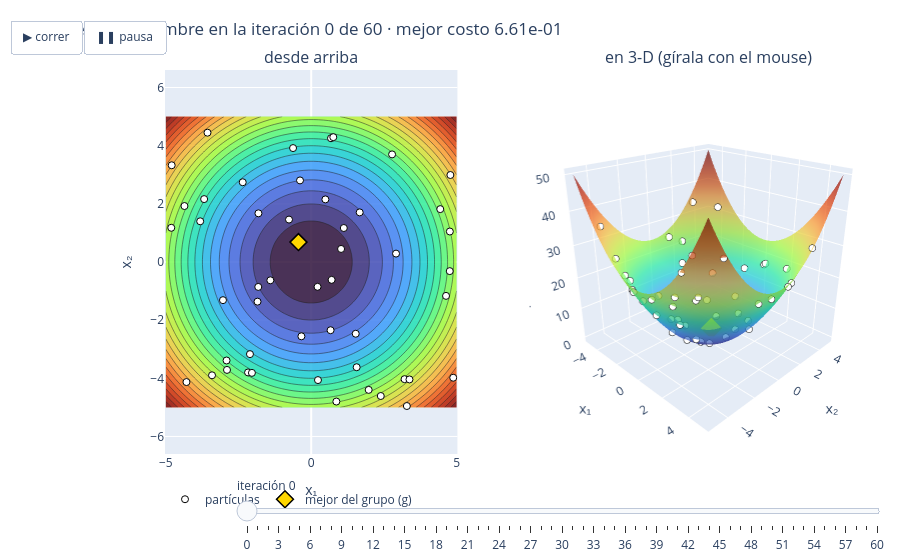

This figure's notebook cell:
### Markdown cell above
👀 **El enjambre en movimiento.** La misma corrida de arriba (misma semilla), pero guardando dónde está cada partícula en cada iteración. Dale **▶ correr** o mueve la barra: a la izquierda, desde arriba; a la derecha, en 3-D (puedes **girarla** mientras corre). Fíjate cómo el enjambre empieza disperso, **explorando**, y se contrae hacia (0, 0), **explotando**. Bastan las primeras 60 iteraciones: después todas están encimadas en el fondo.

### Code cell
np.random.seed(0)                       # la misma semilla de arriba: es la misma corrida
H, H_costo, H_g = hidra.registrar_pso(problem, MaxIter = 60, PopSize = 50, c1 = 1.5, c2 = 2, w = 1, wdamp = 0.995)   # guarda cada iteración
hidra.animar_enjambre_interactivo(H, H_costo, H_g, Sphere, lim = (-5, 5), nombre = 'Sphere')   # ▶ para correr; se gira con el mouse

### Figure 1 — Plotly figure (JSON) as saved in the notebook; plotly's stock layout.template omitted (floating-point values rounded to 4 significant figures; data arrays with more than 128 entries replaced by an {"elided": "..."} marker saying what was removed)
{"data": [{"colorscale": [[0.0, "#30123b"], [0.07143, "#4145ab"], [0.1429, "#4675ed"], [0.2143, "#39a2fc"], [0.2857, "#1bcfd4"], [0.3571, "#24eca6"], [0.4286, "#61fc6c"], [0.5, "#a4fc3b"], [0.5714, "#d1e834"], [0.6429, "#f3c63a"], [0.7143, "#fe9b2d"], [0.7857, "#f36315"], [0.8571, "#d93806"], [0.9286, "#b11901"], [1.0, "#7a0402"]], "ncontours": 25, "opacity": 0.85, "showscale": false, "type": "contour", "x": [-5.0, -4.831, -4.661, -4.492, -4.322, -4.153, -3.983, -3.814, -3.644, -3.475, -3.305, -3.136, -2.966, -2.797, -2.627, -2.458, -2.288, -2.119, -1.949, -1.78, -1.61, -1.441, -1.271, -1.102, -0.9322, -0.7627, -0.5932, -0.4237, -0.2542, -0.08475, 0.08475, 0.2542, 0.4237, 0.5932, 0.7627, 0.9322, 1.102, 1.271, 1.441, 1.61, 1.78, 1.949, 2.119, 2.288, 2.458, 2.627, 2.797, 2.966, 3.136, 3.305, 3.475, 3.644, 3.814, 3.983, 4.153, 4.322, 4.492, 4.661, 4.831, 5.0], "xaxis": "x", "y": [-5.0, -4.831, -4.661, -4.492, -4.322, -4.153, -3.983, -3.814, -3.644, -3.475, -3.305, -3.136, -2.966, -2.797, -2.627, -2.458, -2.288, -2.119, -1.949, -1.78, -1.61, -1.441, -1.271, -1.102, -0.9322, -0.7627, -0.5932, -0.4237, -0.2542, -0.08475, 0.08475, 0.2542, 0.4237, 0.5932, 0.7627, 0.9322, 1.102, 1.271, 1.441, 1.61, 1.78, 1.949, 2.119, 2.288, 2.458, 2.627, 2.797, 2.966, 3.136, 3.305, 3.475, 3.644, 3.814, 3.983, 4.153, 4.322, 4.492, 4.661, 4.831, 5.0], "yaxis": "y", "z": {"elided": "60x60 float values"}}, {"marker": {"color": "white", "line": {"color": "black", "width": 1}, "size": 7}, "mode": "markers", "name": "partículas", "type": "scatter", "x": [0.4881, 1.028, -0.7635, -0.6241, 4.637, 2.917, 0.6804, -4.29, -4.798, 2.782, 4.786, -0.3852, -3.817, -3.566, 0.2185, -2.354, -0.4385, -4.812, 1.121, 4.437, -1.405, 1.976, 1.668, -2.896, -1.846, 0.702, 4.884, -2.911, 1.531, -0.3369, -3.41, 1.563, -3.034, 3.21, 3.379, 4.765, 4.768, 2.393, -2.172, -2.039, -1.82, -4.359, 0.666, 0.2325, 0.7595, -1.814, -3.682, -2.106, 0.8651, 3.289], "xaxis": "x", "y": [2.152, 0.4488, 1.459, 3.918, -1.166, 0.2889, 4.256, -4.129, 3.326, 3.7, 2.992, 2.805, 1.399, 4.447, -0.8534, 2.742, 0.6843, 1.176, 1.169, 1.818, -0.6297, -4.398, 1.706, -3.711, -1.363, -0.614, -3.98, -3.387, -2.467, -2.556, -3.896, -3.618, -1.313, -4.029, -4.039, -0.3135, 1.048, -4.608, -3.798, -3.813, -0.8574, 1.925, -2.346, -4.061, 4.293, 1.674, 2.163, -3.168, -4.799, -4.953], "yaxis": "y"}, {"marker": {"color": "gold", "line": {"color": "black", "width": 1.5}, "size": 13, "symbol": "diamond"}, "mode": "markers", "name": "mejor del grupo (g)", "type": "scatter", "x": [-0.4385], "xaxis": "x", "y": [0.6843], "yaxis": "y"}, {"colorscale": [[0.0, "#30123b"], [0.07143, "#4145ab"], [0.1429, "#4675ed"], [0.2143, "#39a2fc"], [0.2857, "#1bcfd4"], [0.3571, "#24eca6"], [0.4286, "#61fc6c"], [0.5, "#a4fc3b"], [0.5714, "#d1e834"], [0.6429, "#f3c63a"], [0.7143, "#fe9b2d"], [0.7857, "#f36315"], [0.8571, "#d93806"], [0.9286, "#b11901"], [1.0, "#7a0402"]], "opacity": 0.7, "scene": "scene", "showscale": false, "type": "surface", "x": {"elided": "60x60 float values"}, "y": {"elided": "60x60 float values"}, "z": {"elided": "60x60 float values"}}, {"marker": {"color": "white", "line": {"color": "black", "width": 1}, "size": 4}, "mode": "markers", "scene": "scene", "showlegend": false, "type": "scatter3d", "x": [0.4881, 1.028, -0.7635, -0.6241, 4.637, 2.917, 0.6804, -4.29, -4.798, 2.782, 4.786, -0.3852, -3.817, -3.566, 0.2185, -2.354, -0.4385, -4.812, 1.121, 4.437, -1.405, 1.976, 1.668, -2.896, -1.846, 0.702, 4.884, -2.911, 1.531, -0.3369, -3.41, 1.563, -3.034, 3.21, 3.379, 4.765, 4.768, 2.393, -2.172, -2.039, -1.82, -4.359, 0.666, 0.2325, 0.7595, -1.814, -3.682, -2.106, 0.8651, 3.289], "y": [2.152, 0.4488, 1.459, 3.918, -1.166, 0.2889, 4.256, -4.129, 3.326, 3.7, 2.992, 2.805, 1.399, 4.447, -0.8534, 2.742, 0.6843, 1.176, 1.169, 1.818, -0.6297, -4.398, 1.706, -3.711, -1.363, -0.614, -3.98, -3.387, -2.467, -2.556, -3.896, -3.618, -1.313, -4.029, -4.039, -0.3135, 1.048, -4.608, -3.798, -3.813, -0.8574, 1.925, -2.346, -4.061, 4.293, 1.674, 2.163, -3.168, -4.799, -4.953], "z": [4.869, 1.257, 2.711, 15.74, 22.86, 8.594, 18.58, 35.45, 34.08, 21.43, 31.86, 8.018, 16.53, 32.49, 0.776, 13.06, 0.6606, 24.54, 2.624, 23.0, 2.37, 23.25, 5.693, 22.16, 5.264, 0.8697, 39.69, 19.95, 8.431, 6.645, 26.81, 15.54, 10.93, 26.54, 27.73, 22.8, 23.83, 26.96, 19.14, 18.69, 4.048, 22.7, 5.948, 16.54, 19.01, 6.094, 18.24, 14.47, 23.78, 35.35]}, {"marker": {"color": "gold", "size": 7, "symbol": "diamond"}, "mode": "markers", "scene": "scene", "showlegend": false, "type": "scatter3d", "x": [-0.4385], "y": [0.6843], "z": [0.6606]}], "layout": {"annotations": [{"font": {"size": 16}, "showarrow": false, "text": "desde arriba", "x": 0.2025, "xanchor": "center", "xref": "paper", "y": 1.0, "yanchor": "bottom", "yref": "paper"}, {"font": {"size": 16}, "showarrow": false, "text": "en 3-D (gírala con el mouse)", "x": 0.7525, "xanchor": "center", "xref": "paper", "y": 1.0, "yanchor": "bottom", "yref": "paper"}], "height": 560, "legend": {"orientation": "h", "x": 0.0, "y": -0.08}, "margin": {"b": 10, "l": 10, "r": 10, "t": 70}, "scene": {"camera": {"eye": {"x": 1.6, "y": -1.6, "z": 1.0}}, "domain": {"x": [0.505, 1.0], "y": [0.0, 1.0]}, "xaxis": {"title": {"text": "x₁"}}, "yaxis": {"title": {"text": "x₂"}}, "zaxis": {"title": {"text": "Sphere(x)"}}}, "sliders": [{"active": 0, "currentvalue": {"prefix": "iteración "}, "len": 0.9, "steps": [{"args": [["0"], {"frame": {"duration": 0, "redraw": true}, "mode": "immediate"}], "label": "0", "method": "animate"}, {"args": [["1"], {"frame": {"duration": 0, "redraw": true}, "mode": "immediate"}], "label": "1", "method": "animate"}, {"args": [["2"], {"frame": {"duration": 0, "redraw": true}, "mode": "immediate"}], "label": "2", "method": "animate"}, {"args": [["3"], {"frame": {"duration": 0, "redraw": true}, "mode": "immediate"}], "label": "3", "method": "animate"}, {"args": [["4"], {"frame": {"duration": 0, "redraw": true}, "mode": "immediate"}], "label": "4", "method": "animate"}, {"args": [["5"], {"frame": {"duration": 0, "redraw": true}, "mode": "immediate"}], "label": "5", "method": "animate"}, {"args": [["6"], {"frame": {"duration": 0, "redraw": true}, "mode": "immediate"}], "label": "6", "method": "animate"}, {"args": [["7"], {"frame": {"duration": 0, "redraw": true}, "mode": "immediate"}], "label": "7", "method": "animate"}, {"args": [["8"], {"frame": {"duration": 0, "redraw": true}, "mode": "immediate"}], "label": "8", "method": "animate"}, {"args": [["9"], {"frame": {"duration": 0, "redraw": true}, "mode": "immediate"}], "label": "9", "method": "animate"}, {"args": [["10"], {"frame": {"duration": 0, "redraw": true}, "mode": "immediate"}], "label": "10", "method": "animate"}, {"args": [["11"], {"frame": {"duration": 0, "redraw": true}, "mode": "immediate"}], "label": "11", "method": "animate"}, {"args": [["12"], {"frame": {"duration": 0, "redraw": true}, "mode": "immediate"}], "label": "12", "method": "animate"}, {"args": [["13"], {"frame": {"duration": 0, "redraw": true}, "mode": "immediate"}], "label": "13", "method": "animate"}, {"args": [["14"], {"frame": {"duration": 0, "redraw": true}, "mode": "immediate"}], "label": "14", "method": "animate"}, {"args": [["15"], {"frame": {"duration": 0, "redraw": true}, "mode": "immediate"}], "label": "15", "method": "animate"}, {"args": [["16"], {"frame": {"duration": 0, "redraw": true}, "mode": "immediate"}], "label": "16", "method": "animate"}, {"args": [["17"], {"frame": {"duration": 0, "redraw": true}, "mode": "immediate"}], "label": "17", "method": "animate"}, {"args": [["18"], {"frame": {"duration": 0, "redraw": true}, "mode": "immediate"}], "label": "18", "method": "animate"}, {"args": [["19"], {"frame": {"duration": 0, "redraw": true}, "mode": "immediate"}], "label": "19", "method": "animate"}, {"args": [["20"], {"frame": {"duration": 0, "redraw": true}, "mode": "immediate"}], "label": "20", "method": "animate"}, {"args": [["21"], {"frame": {"duration": 0, "redraw": true}, "mode": "immediate"}], "label": "21", "method": "animate"}, {"args": [["22"], {"frame": {"duration": 0, "redraw": true}, "mode": "immediate"}], "label": "22", "method": "animate"}, {"args": [["23"], {"frame": {"duration": 0, "redraw": true}, "mode": "immediate"}], "label": "23", "method": "animate"}, {"args": [["24"], {"frame": {"duration": 0, "redraw": true}, "mode": "immediate"}], "label": "24", "method": "animate"}, {"args": [["25"], {"frame": {"duration": 0, "redraw": true}, "mode": "immediate"}], "label": "25", "method": "animate"}, {"args": [["26"], {"frame": {"duration": 0, "redraw": true}, "mode": "immediate"}], "label": "26", "method": "animate"}, {"args": [["27"], {"frame": {"duration": 0, "redraw": true}, "mode": "immediate"}], "label": "27", "method": "animate"}, {"args": [["28"], {"frame": {"duration": 0, "redraw": true}, "mode": "immediate"}], "label": "28", "method": "animate"}, {"args": [["29"], {"frame": {"duration": 0, "redraw": true}, "mode": "immediate"}], "label": "29", "method": "animate"}, {"args": [["30"], {"frame": {"duration": 0, "redraw": true}, "mode": "immediate"}], "label": "30", "method": "animate"}, {"args": [["31"], {"frame": {"duration": 0, "redraw": true}, "mode": "immediate"}], "label": "31", "method": "animate"}, {"args": [["32"], {"frame": {"duration": 0, "redraw": true}, "mode": "immediate"}], "label": "32", "method": "animate"}, {"args": [["33"], {"frame": {"duration": 0, "redraw": true}, "mode": "immediate"}], "label": "33", "method": "animate"}, {"args": [["34"], {"frame": {"duration": 0, "redraw": true}, "mode": "immediate"}], "label": "34", "method": "animate"}, {"args": [["35"], {"frame": {"duration": 0, "redraw": true}, "mode": "immediate"}], "label": "35", "method": "animate"}, {"args": [["36"], {"frame": {"duration": 0, "redraw": true}, "mode": "immediate"}], "label": "36", "method": "animate"}, {"args": [["37"], {"frame": {"duration": 0, "redraw": true}, "mode": "immediate"}], "label": "37", "method": "animate"}, {"args": [["38"], {"frame": {"duration": 0, "redraw": true}, "mode": "immediate"}], "label": "38", "method": "animate"}, {"args": [["39"], {"frame": {"duration": 0, "redraw": true}, "mode": "immediate"}], "label": "39", "method": "animate"}, {"args": [["40"], {"frame": {"duration": 0, "redraw": true}, "mode": "immediate"}], "label": "40", "method": "animate"}, {"args": [["41"], {"frame": {"duration": 0, "redraw": true}, "mode": "immediate"}], "label": "41", "method": "animate"}, {"args": [["42"], {"frame": {"duration": 0, "redraw": true}, "mode": "immediate"}], "label": "42", "method": "animate"}, {"args": [["43"], {"frame": {"duration": 0, "redraw": true}, "mode": "immediate"}], "label": "43", "method": "animate"}, {"args": [["44"], {"frame": {"duration": 0, "redraw": true}, "mode": "immediate"}], "label": "44", "method": "animate"}, {"args": [["45"], {"frame": {"duration": 0, "redraw": true}, "mode": "immediate"}], "label": "45", "method": "animate"}, {"args": [["46"], {"frame": {"duration": 0, "redraw": true}, "mode": "immediate"}], "label": "46", "method": "animate"}, {"args": [["47"], {"frame": {"duration": 0, "redraw": true}, "mode": "immediate"}], "label": "47", "method": "animate"}, {"args": [["48"], {"frame": {"duration": 0, "redraw": true}, "mode": "immediate"}], "label": "48", "method": "animate"}, {"args": [["49"], {"frame": {"duration": 0, "redraw": true}, "mode": "immediate"}], "label": "49", "method": "animate"}, {"args": [["50"], {"frame": {"duration": 0, "redraw": true}, "mode": "immediate"}], "label": "50", "method": "animate"}, {"args": [["51"], {"frame": {"duration": 0, "redraw": true}, "mode": "immediate"}], "label": "51", "method": "animate"}, {"args": [["52"], {"frame": {"duration": 0, "redraw": true}, "mode": "immediate"}], "label": "52", "method": "animate"}, {"args": [["53"], {"frame": {"duration": 0, "redraw": true}, "mode": "immediate"}], "label": "53", "method": "animate"}, {"args": [["54"], {"frame": {"duration": 0, "redraw": true}, "mode": "immediate"}], "label": "54", "method": "animate"}, {"args": [["55"], {"frame": {"duration": 0, "redraw": true}, "mode": "immediate"}], "label": "55", "method": "animate"}, {"args": [["56"], {"frame": {"duration": 0, "redraw": true}, "mode": "immediate"}], "label": "56", "method": "animate"}, {"args": [["57"], {"frame": {"duration": 0, "redraw": true}, "mode": "immediate"}], "label": "57", "method": "animate"}, {"args": [["58"], {"frame": {"duration": 0, "redraw": true}, "mode": "immediate"}], "label": "58", "method": "animate"}, {"args": [["59"], {"frame": {"duration": 0, "redraw": true}, "mode": "immediate"}], "label": "59", "method": "animate"}, {"args": [["60"], {"frame": {"duration": 0, "redraw": true}, "mode": "immediate"}], "label": "60", "method": "animate"}], "x": 0.1, "y": 0}], "title": {"text": "Sphere: el enjambre en la iteración 0 de 60 · mejor costo 6.61e-01"}, "updatemenus": [{"buttons": [{"args": [null, {"frame": {"duration": 250, "redraw": true}, "fromcurrent": true, "mode": "immediate", "transition": {"duration": 0}}], "label": "▶ correr", "method": "animate"}, {"args": [[null], {"frame": {"duration": 0, "redraw": false}, "mode": "immediate"}], "label": "❚❚ pausa", "method": "animate"}], "direction": "left", "showactive": false, "type": "buttons", "x": 0.0, "y": 1.13}], "xaxis": {"anchor": "y", "domain": [0.0, 0.405], "range": [-5, 5], "scaleanchor": "y", "title": {"text": "x₁"}}, "yaxis": {"anchor": "x", "domain": [0.0, 1.0], "range": [-5, 5], "title": {"text": "x₂"}}}}
